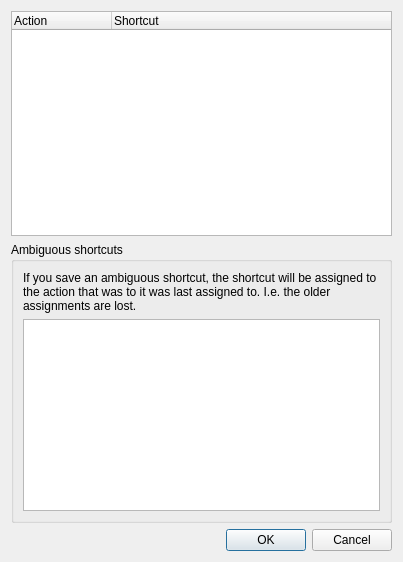
<ui version="4.0" >
 <class>ShortcutDialog</class>
 <widget class="QDialog" name="ShortcutDialog" >
  <property name="geometry" >
   <rect>
    <x>0</x>
    <y>0</y>
    <width>403</width>
    <height>562</height>
   </rect>
  </property>
  <property name="sizePolicy" >
   <sizepolicy vsizetype="Preferred" hsizetype="MinimumExpanding" >
    <horstretch>0</horstretch>
    <verstretch>0</verstretch>
   </sizepolicy>
  </property>
  <property name="windowTitle" >
   <string>Set shortcuts</string>
  </property>
  <layout class="QVBoxLayout" >
   <item>
    <widget class="QTreeWidget" name="twShortcuts" >
     <property name="sizePolicy" >
      <sizepolicy vsizetype="Expanding" hsizetype="MinimumExpanding" >
       <horstretch>0</horstretch>
       <verstretch>1</verstretch>
      </sizepolicy>
     </property>
     <column>
      <property name="text" >
       <string>Action</string>
      </property>
      <property name="icon" >
       <iconset resource="../../src/lib/images/Edyuk.qrc" >
        <normaloff>:/exec.png</normaloff>:/exec.png</iconset>
      </property>
     </column>
     <column>
      <property name="text" >
       <string>Shortcut</string>
      </property>
     </column>
    </widget>
   </item>
   <item>
    <widget class="QGroupBox" name="gbAmbiguous" >
     <property name="title" >
      <string>Ambiguous shortcuts</string>
     </property>
     <layout class="QVBoxLayout" >
      <item>
       <widget class="QLabel" name="lblWarning" >
        <property name="text" >
         <string>If you save an ambiguous shortcut, the shortcut will be assigned to the action that was to it was last assigned to. I.e. the older assignments are lost.</string>
        </property>
        <property name="wordWrap" >
         <bool>true</bool>
        </property>
       </widget>
      </item>
      <item>
       <widget class="QListWidget" name="lwAmbiguous" >
        <property name="sizePolicy" >
         <sizepolicy vsizetype="Preferred" hsizetype="Expanding" >
          <horstretch>0</horstretch>
          <verstretch>0</verstretch>
         </sizepolicy>
        </property>
       </widget>
      </item>
     </layout>
    </widget>
   </item>
   <item>
    <widget class="QDialogButtonBox" name="buttonBox" >
     <property name="standardButtons" >
      <set>QDialogButtonBox::Cancel|QDialogButtonBox::Ok</set>
     </property>
    </widget>
   </item>
  </layout>
 </widget>
 <resources>
  <include location="../../src/lib/images/Edyuk.qrc" />
 </resources>
 <connections>
  <connection>
   <sender>buttonBox</sender>
   <signal>accepted()</signal>
   <receiver>ShortcutDialog</receiver>
   <slot>accept()</slot>
   <hints>
    <hint type="sourcelabel" >
     <x>260</x>
     <y>539</y>
    </hint>
    <hint type="destinationlabel" >
     <x>5</x>
     <y>494</y>
    </hint>
   </hints>
  </connection>
  <connection>
   <sender>buttonBox</sender>
   <signal>rejected()</signal>
   <receiver>ShortcutDialog</receiver>
   <slot>reject()</slot>
   <hints>
    <hint type="sourcelabel" >
     <x>362</x>
     <y>536</y>
    </hint>
    <hint type="destinationlabel" >
     <x>401</x>
     <y>506</y>
    </hint>
   </hints>
  </connection>
 </connections>
</ui>
